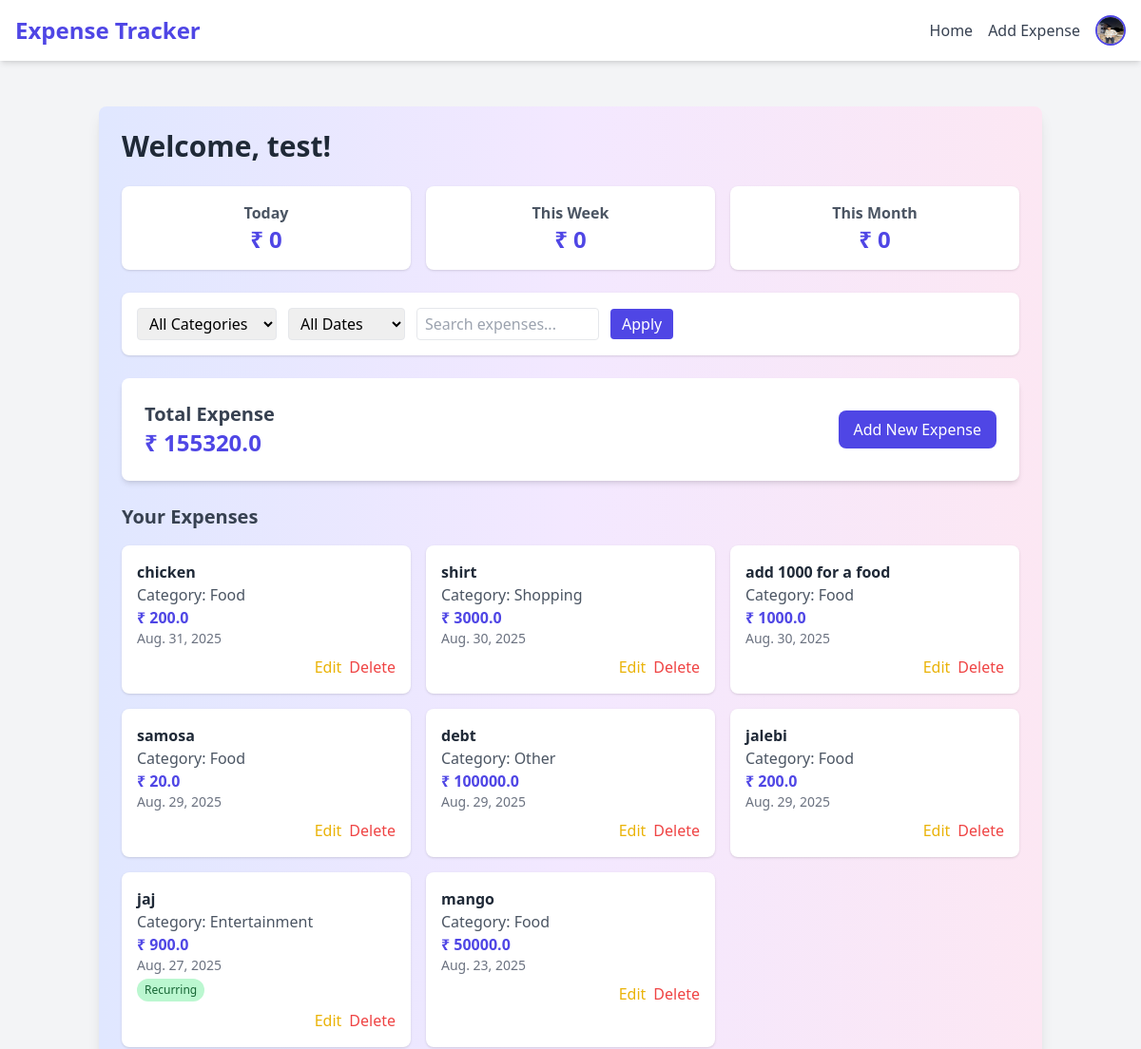
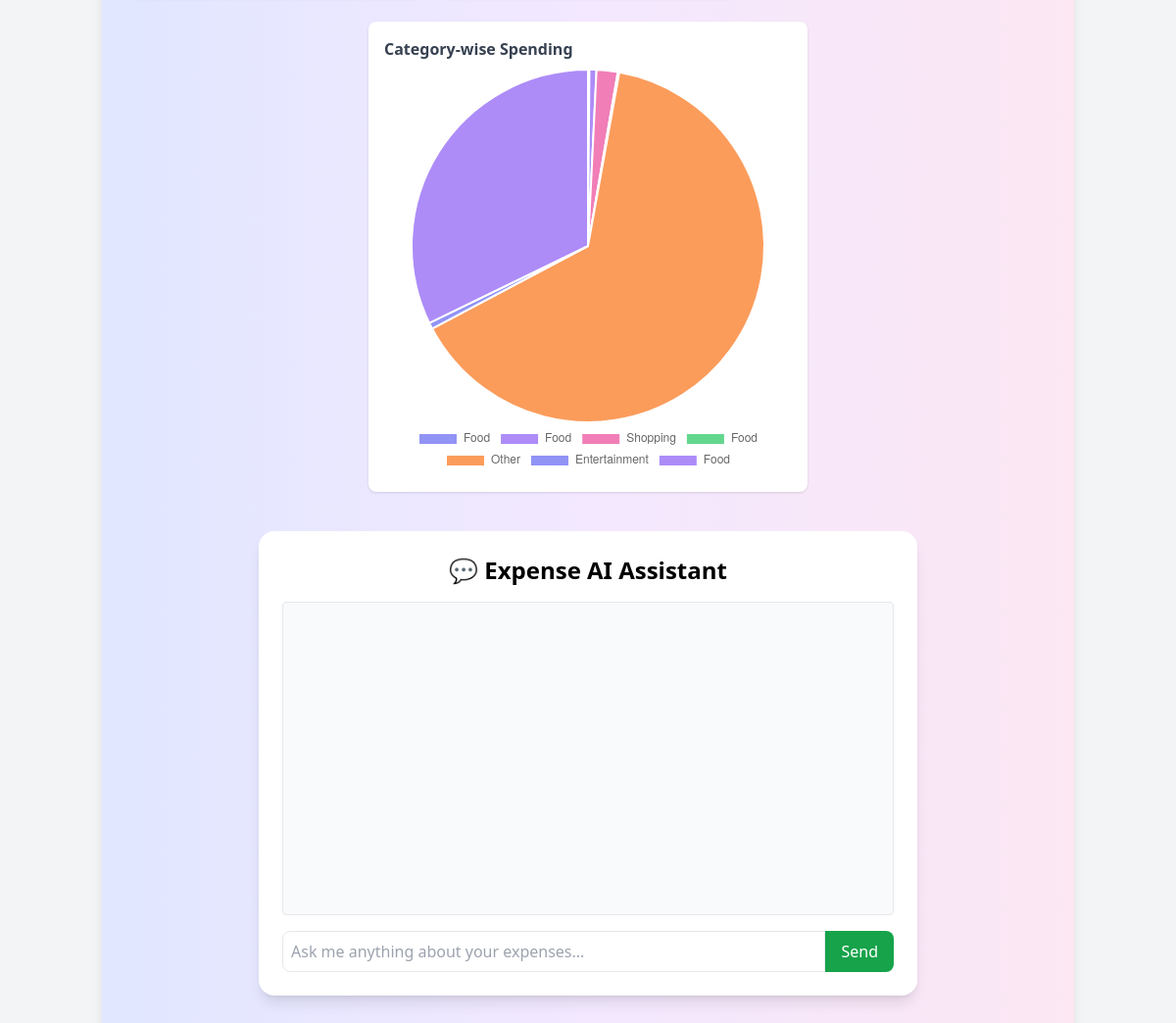
The app's page / (signed in) with its own data (2 pictures, top to bottom).
### tracker/models.py (models this page shows, shortened)
class UserProfile(models.Model):
    user = models.OneToOneField(User, on_delete=models.CASCADE)
    budget = models.FloatField(default=0)
    profile_picture = models.ImageField(upload_to='profiles/', blank=True, null=True)
    bio = models.TextField(blank=True, null=True)

class Expense(models.Model):
    user = models.ForeignKey(User, on_delete=models.CASCADE)
    title = models.CharField(max_length=100)
    amount = models.FloatField()
    category = models.ForeignKey(Category, on_delete=models.SET_NULL, null=True)
    date = models.DateField(default=timezone.now)
    notes = models.TextField(blank=True)
    recurring = models.BooleanField(default=False)
    receipt = models.ImageField(upload_to='receipts/', blank=True, null=True)
    bio = models.TextField(blank=True, null=True)

class Category(models.Model):
    name = models.CharField(max_length=50)
    def __str__(self):
        return self.name

### tracker/views.py (the view)
# urls.py: path('', views.home, name='home'),                # Home page
@login_required
def home(request):
    expenses = Expense.objects.filter(user=request.user)
    expenses = filter_expenses(request, expenses)
    today = date.today()
    week_start = today - timedelta(days=today.weekday())
    total_today = expenses.filter(date=today).aggregate(Sum('amount'))['amount__sum'] or 0
    total_week = expenses.filter(date__gte=week_start).aggregate(Sum('amount'))['amount__sum'] or 0
    total_month = expenses.filter(date__month=today.month).aggregate(Sum('amount'))['amount__sum'] or 0
    total_expense = expenses.aggregate(Sum('amount'))['amount__sum'] or 0
    category_data_dict = expenses.values('category__name').annotate(total=Sum('amount'))
    category_labels = [c['category__name'] for c in category_data_dict]
    category_data = [c['total'] for c in category_data_dict]
    return render(request, "tracker/home.html", {
        "expenses": expenses,
        "categories": Category.objects.all(),
        "total_expense": total_expense,
        "total_today": total_today,
        "total_week": total_week,
        "total_month": total_month,
        "category_labels": category_labels,
        "category_data": category_data,
    })

### tracker/templates/tracker/home.html (shortened to what this page needs)
{% extends "tracker/base.html" %}
{% block content %}
<div class="min-h-screen bg-gradient-to-r from-indigo-100 via-purple-100 to-pink-100 p-6 rounded-lg shadow-lg">
    <h2 class="text-3xl font-bold text-gray-800 mb-6">Welcome, {{ request.user.username }}!</h2>
    <div class="grid grid-cols-1 md:grid-cols-3 gap-4 mb-6">
        <div class="bg-white rounded-lg shadow p-4 text-center">
            <h4 class="text-gray-600 font-semibold">Today</h4>
            <p class="text-indigo-600 font-bold text-2xl">₹ {{ total_today }}</p>
        </div>
        <div class="bg-white rounded-lg shadow p-4 text-center">
            <h4 class="text-gray-600 font-semibold">This Week</h4>
            <p class="text-indigo-600 font-bold text-2xl">₹ {{ total_week }}</p>
        </div>
        <div class="bg-white rounded-lg shadow p-4 text-center">
            <h4 class="text-gray-600 font-semibold">This Month</h4>
            <p class="text-indigo-600 font-bold text-2xl">₹ {{ total_month }}</p>
        </div>
    </div>
    <div class="bg-white rounded-lg shadow p-4 mb-6">
        <form method="get" class="flex flex-wrap gap-3 items-center">
            <select name="category" class="border rounded px-2 py-1">
                <option value="">All Categories</option>
            </select>
            <select name="date_range" class="border rounded px-2 py-1">
                <option value="">All Dates</option>
            </select>
            <input type="text" name="search" placeholder="Search expenses..."
                   value="{{ request.GET.search }}"
                   class="border rounded px-2 py-1 w-48">
            <button type="submit"
                    class="bg-indigo-600 text-white px-3 py-1 rounded hover:bg-indigo-700 transition">
                Apply
            </button>
        </form>
    </div>
    <div class="bg-white rounded-lg shadow-md p-6 mb-6 flex justify-between items-center">
        <div>
            <h3 class="text-xl font-semibold text-gray-700">Total Expense</h3>
            <p class="text-2xl font-bold text-indigo-600">₹ {{ total_expense }}</p>
        </div>
        <a href="{% url 'add_expense' %}"
           class="bg-indigo-600 text-white px-4 py-2 rounded-lg hover:bg-indigo-700 transition">
           Add New Expense
        </a>
    </div>
    <h3 class="text-xl font-semibold text-gray-700 mb-4">Your Expenses</h3>
    <div class="grid grid-cols-1 md:grid-cols-2 lg:grid-cols-3 gap-4">
        {% for expense in expenses %}
            <div class="bg-white p-4 rounded-lg shadow hover:shadow-lg transition">
                <h4 class="font-semibold text-gray-800">{{ expense.title }}</h4>
                <p class="text-gray-600">Category: {{ expense.category }}</p>
                <p class="text-indigo-600 font-bold">₹ {{ expense.amount }}</p>
                <p class="text-gray-500 text-sm">{{ expense.date }}</p>
                {% if expense.recurring %}
                    <span class="inline-block bg-green-200 text-green-800 text-xs px-2 py-1 rounded-full mt-1">Recurring</span>
                {% endif %}
                <div class="mt-2 flex justify-end gap-2">
                    <a href="{% url 'edit_expense' expense.id %}" class="text-yellow-500 hover:text-yellow-700">Edit</a>
                    <a href="{% url 'delete_expense' expense.id %}" class="text-red-500 hover:text-red-700">Delete</a>
                </div>
            </div>
        {% empty %}
            <p class="text-gray-600">No expenses match your filters. Try different options!</p>
        {% endfor %}
    </div>
    <div class="bg-white rounded-lg shadow p-4 mt-6 max-w-md mx-auto">
        <h3 class="text-gray-700 font-semibold mb-2">Category-wise Spending</h3>
        <canvas id="expenseChart" class="w-full h-48"></canvas>
    </div>
    <div class="max-w-2xl mx-auto mt-10 p-6 bg-white rounded-2xl shadow-lg">
        <h2 class="text-2xl font-bold mb-4 text-center">💬 Expense AI Assistant</h2>
        <div id="chat-box" class="h-80 overflow-y-auto border p-3 rounded bg-gray-50 mb-4 text-sm"></div>
        <form id="chat-form" class="flex">
            <input type="text" id="question" placeholder="Ask me anything about your expenses..."
                class="flex-grow p-2 border rounded-l-lg focus:outline-none">
            <button type="submit" class="bg-green-600 text-white px-4 py-2 rounded-r-lg">Send</button>
        </form>
    </div>
</div>
<script>
const ctx = document.getElementById('expenseChart').getContext('2d');
new Chart(ctx, {
    type: 'pie',
    data: {
        labels: {{ category_labels|safe }},
        datasets: [{
            data: {{ category_data|safe }},
            backgroundColor: [
                'rgba(99, 102, 241, 0.7)',
                'rgba(139, 92, 246, 0.7)',
                'rgba(236, 72, 153, 0.7)',
                'rgba(34, 197, 94, 0.7)',
                'rgba(249, 115, 22, 0.7)'
            ],
        }]
    },
    options: {
        responsive: true,
        plugins: {
            legend: { position: 'bottom' }
        }
    }
});
</script>
{% endblock %}

### tracker/templates/tracker/base.html (shortened to what this page needs)
<!DOCTYPE html>
<html lang="en" x-data>
<head>
    <script src="https://cdn.tailwindcss.com"></script>
</head>
<body class="bg-gray-100 font-sans min-h-screen flex flex-col">
    <nav class="bg-white shadow-md p-4 flex justify-between items-center sticky top-0 z-50">
        <h1 class="text-2xl font-bold text-indigo-600 animate-pulse">Expense Tracker</h1>
        <div class="flex items-center space-x-4">
            {% if user.is_authenticated %}
                <a href="{% url 'home' %}" class="text-gray-700 hover:text-indigo-600 transition">Home</a>
                <a href="{% url 'add_expense' %}" class="text-gray-700 hover:text-indigo-600 transition">Add Expense</a>
                <div x-data="{ open: false }" class="relative">
                    {% if user.userprofile.profile_picture %}
                        <img src="{{ user.userprofile.profile_picture.url }}"
                             @click="open = !open"
                             class="w-8 h-8 rounded-full border-2 border-indigo-600 cursor-pointer"
                             alt="Profile">
                    {% else %}
                        <div @click="open = !open"
                             class="w-8 h-8 rounded-full bg-indigo-600 text-white flex items-center justify-center font-bold cursor-pointer">
                            {{ user.username|slice:":1"|upper }}
                        </div>
                    {% endif %}
                </div>
            {% else %}
                <a href="{% url 'login' %}" class="text-gray-700 hover:text-indigo-600 transition">Login</a>
                <a href="{% url 'register' %}" class="text-gray-700 hover:text-indigo-600 transition">Register</a>
            {% endif %}
        </div>
    </nav>
    <main class="flex-grow container mx-auto px-4 py-8">
        {% block content %}{% endblock %}
    </main>
</body>
</html>

### records on screen
Expense: title "chicken", category "Food", amount "200.0", date "Aug. 31, 2025"
Expense: title "shirt", category "Shopping", amount "3000.0", date "Aug. 30, 2025"
Expense: title "add 1000 for a food", category "Food", amount "1000.0", date "Aug. 30, 2025"
Expense: title "samosa", category "Food", amount "20.0", date "Aug. 29, 2025"
Expense: title "debt", category "Other", amount "100000.0", date "Aug. 29, 2025"
Expense: title "jalebi", category "Food", amount "200.0", date "Aug. 29, 2025"
Expense: title "jaj", category "Entertainment", amount "900.0", date "Aug. 27, 2025", recurring "Recurring"
Expense: title "mango", category "Food", amount "50000.0", date "Aug. 23, 2025"

### other values on screen
{{ request.user.username }} "test"
{{ total_today }} "0"
{{ total_week }} "0"
{{ total_month }} "0"
{{ total_expense }} "155320.0"
chart data {{ category_labels|safe }} ['Food', 'Food', 'Shopping', 'Food', 'Other', 'Entertainment', 'Food']
chart data {{ category_data|safe }} [200.0, 1000.0, 3000.0, 220.0, 100000.0, 900.0, 50000.0]
